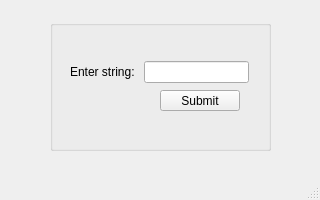
<?xml version="1.0" encoding="UTF-8"?>
<ui version="4.0">
 <class>MainWindow</class>
 <widget class="QMainWindow" name="MainWindow">
  <property name="geometry">
   <rect>
    <x>0</x>
    <y>0</y>
    <width>320</width>
    <height>200</height>
   </rect>
  </property>
  <property name="maximumSize">
   <size>
    <width>16777215</width>
    <height>600</height>
   </size>
  </property>
  <property name="windowTitle">
   <string>MainWindow</string>
  </property>
  <widget class="QWidget" name="centralwidget">
   <widget class="QGroupBox" name="groupBox">
    <property name="geometry">
     <rect>
      <x>50</x>
      <y>20</y>
      <width>221</width>
      <height>131</height>
     </rect>
    </property>
    <property name="title">
     <string/>
    </property>
    <widget class="QPushButton" name="pushButton_Submit">
     <property name="geometry">
      <rect>
       <x>110</x>
       <y>70</y>
       <width>80</width>
       <height>21</height>
      </rect>
     </property>
     <property name="text">
      <string>Submit</string>
     </property>
    </widget>
    <widget class="QWidget" name="layoutWidget">
     <property name="geometry">
      <rect>
       <x>20</x>
       <y>40</y>
       <width>179</width>
       <height>24</height>
      </rect>
     </property>
     <layout class="QHBoxLayout" name="horizontalLayout">
      <item>
       <widget class="QLabel" name="label">
        <property name="text">
         <string>Enter string: </string>
        </property>
       </widget>
      </item>
      <item>
       <widget class="QLineEdit" name="lineEdit_string"/>
      </item>
     </layout>
    </widget>
   </widget>
  </widget>
  <widget class="QMenuBar" name="menubar">
   <property name="geometry">
    <rect>
     <x>0</x>
     <y>0</y>
     <width>320</width>
     <height>20</height>
    </rect>
   </property>
  </widget>
  <widget class="QStatusBar" name="statusbar"/>
 </widget>
 <resources/>
 <connections/>
</ui>
